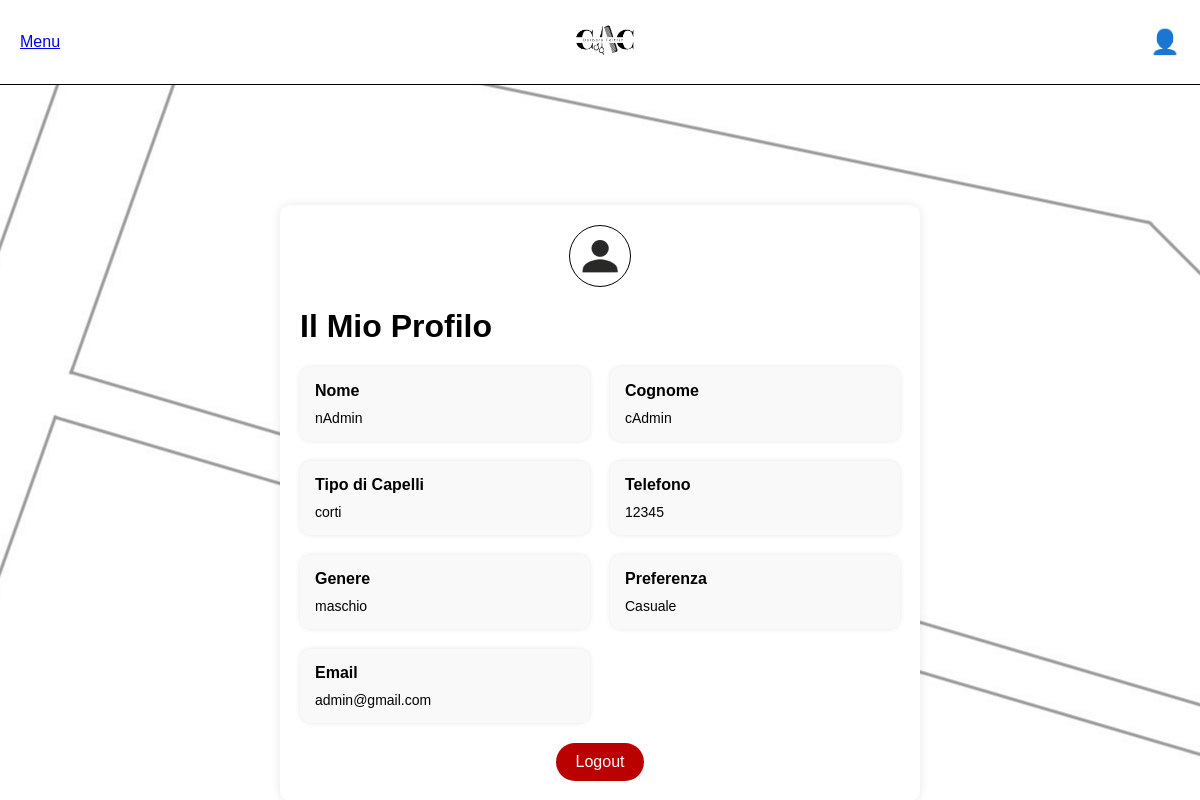
The app's page /view-get/profilo.php (signed in) with its own data.
### tables this page shows
CREATE TABLE IF NOT EXISTS Customer (

    customer_id INT PRIMARY KEY AUTO_INCREMENT,
    fName VARCHAR(50) NOT NULL,
    lName VARCHAR(50) NOT NULL,
    hair ENUM ('lunghi', 'corti') NOT NULL,
    phoneN VARCHAR(15),
    password VARCHAR(255),
    gender ENUM ('maschio', 'femmina') NOT NULL,
    preference ENUM ('Barbara', 'Giulia','Casuale') DEFAULT 'Casuale',
    email VARCHAR(254),
    wants_notification TINYINT(1) NOT NULL DEFAULT 1,
    user_tipe ENUM ('cliente','amministratore','operatrice') DEFAULT 'cliente', 
    nota TEXT
);

### view-get/profilo.php (the view, shortened to what this page needs)
<?php
require_once __DIR__ . '/../connect.php';
$customer_id = $_SESSION['customer_id'];
$query = "SELECT fName, lName, hair, phoneN, gender, preference, email
          FROM Customer
          WHERE customer_id = ?";
if ($stmt = $conn->prepare($query)) {
    $stmt->bind_param("i", $customer_id);
    $stmt->execute();
    $result = $stmt->get_result();
    if ($result->num_rows > 0) {
        $profile = $result->fetch_assoc();
    } else {
        die("Errore: Cliente non trovato.");
    }
} else {
    die("Errore nella preparazione della query: " . $conn->error);
}
?>
<!DOCTYPE html>
<html lang="it">
<?php include '.././view-get/barra.php'; ?>
<head>
  <link rel="stylesheet" href=".././style/barra_alta.css">
  <link rel="stylesheet" href=".././style/style_profilo.css">
</head>
<body>
  <div class="profile-container">
  <img src=".././style/rullino/fotodefault.png" alt="fotoprofilo" class="profile-pic">
  <h1>Il Mio Profilo</h1>
    <div class="profile-details">
      <div class="profile-box">
        <h3>Nome</h3>
        <p><?php echo htmlspecialchars($profile['fName']); ?></p>
      </div>
      <div class="profile-box">
        <h3>Cognome</h3>
        <p><?php echo htmlspecialchars($profile['lName']); ?></p>
      </div>
      <div class="profile-box">
        <h3>Tipo di Capelli</h3>
        <p><?php echo htmlspecialchars($profile['hair']); ?></p>
      </div>
      <div class="profile-box">
        <h3>Telefono</h3>
        <p><?php echo htmlspecialchars($profile['phoneN']); ?></p>
      </div>
      <div class="profile-box">
        <h3>Genere</h3>
        <p><?php echo htmlspecialchars($profile['gender']); ?></p>
      </div>
      <div class="profile-box">
        <h3>Preferenza</h3>
        <p><?php echo htmlspecialchars($profile['preference']); ?></p>
      </div>
      <div class="profile-box">
        <h3>Email</h3>
        <p><?php echo htmlspecialchars($profile['email']); ?></p>
      </div>
    </div>
    <button class="menu-button" onclick="window.location.href='.././add-edit/logout.php'">Logout</button>
  </div>
</body>
</html>

### style/barra_alta.css (style rules this page uses)
body { display: flex; flex-direction: column; justify-content: center; margin: 0; padding: 0; font-family: Arial, sans-serif; background-color: #fff; background: url('.././style/rullino/vetrina.jpg'); color: #000; background-position: center; }

### style/style_profilo.css (style rules this page uses)
body { margin: 0; padding: 0; font-family: Arial, sans-serif; }
.profile-container { width: 50%; margin: 0 auto; margin-top: 120px; background: #fff; padding: 20px; border-radius: 10px; box-shadow: 0 0 10px rgba(0, 0, 0, 0.1); display: flex; flex-direction: column; align-items: flex-start; text-align: left; }
.profile-pic { width: 60px; height: 60px; border-radius: 50%; display: block; margin: 0 auto; object-fit: cover; border: 1.5px solid black; }
.profile-details { display: grid; grid-template-columns: 1fr 1fr; gap: 20px; width: 100%; margin-bottom: 20px; }
.profile-box { background: #f9f9f9; padding: 15px; border-radius: 10px; box-shadow: 0 0 5px rgba(0, 0, 0, 0.1); text-align: left; }
.profile-box h3 { margin: 0 0 10px; font-size: 16px; font-weight: bold; }
.profile-box p { margin: 0; font-size: 14px; }
.menu-button { background-color: #b00; border: none; color: white; padding: 10px 20px; border-radius: 20px; font-size: 16px; cursor: pointer; transition: background 0.3s; align-self: center; }

### records on screen
customer: fName "nAdmin", lName "cAdmin", hair "corti", phoneN "12345", gender "maschio", preference "Casuale", email "admin@gmail.com"
